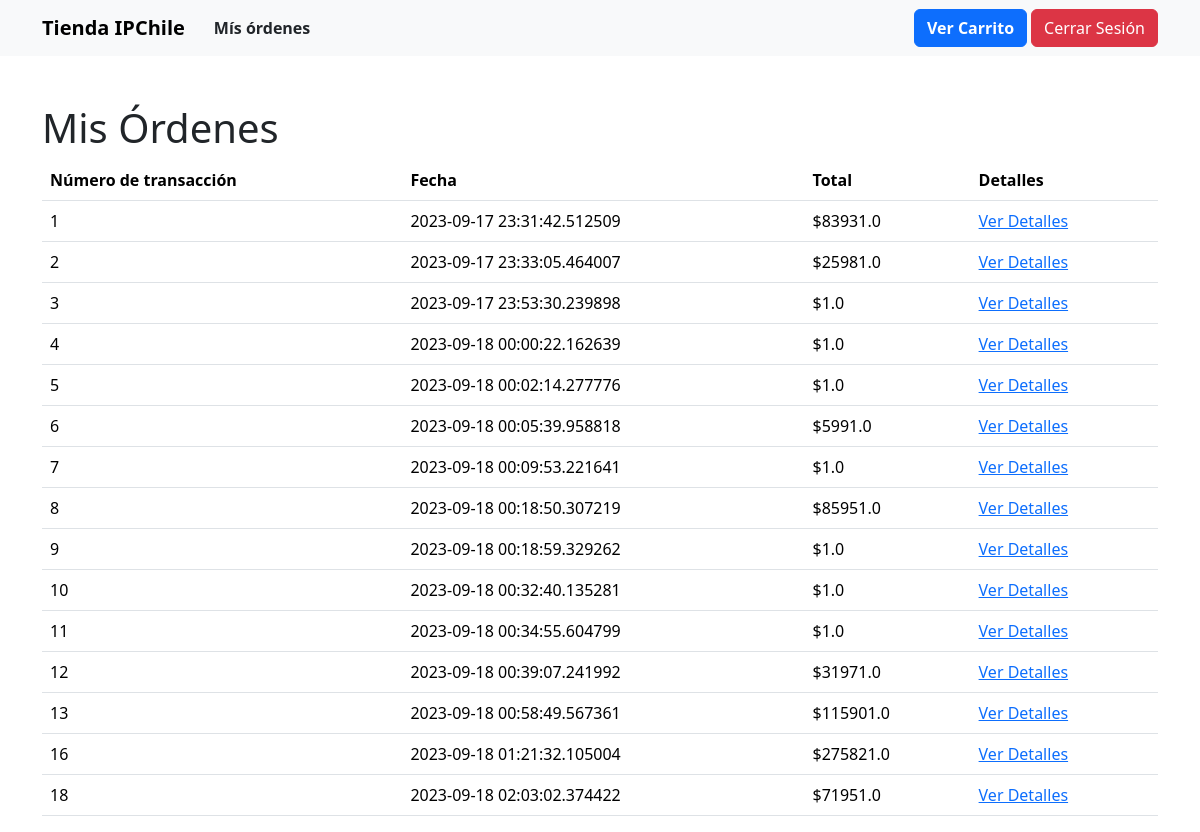
Page /mis_ordenes (signed in) on the committed database.
### app.py (models this page shows)
class Orden(db.Model):
    __tablename__ = 'ordenes'
    id = db.Column(db.Integer, primary_key=True)
    cliente_id = db.Column(db.Integer, db.ForeignKey('usuarios.id'), nullable=False)
    fecha = db.Column(db.DateTime, nullable=False, default=datetime.utcnow)
    total = db.Column(db.Float, nullable=False)
    detalles = db.relationship('DetalleOrden', backref='orden', lazy=True)
    cliente = db.relationship('Usuario', foreign_keys=[cliente_id])

### app.py (the view)
@app.route('/mis_ordenes')
@login_required
def mis_ordenes():
    usuario_actual = obtener_usuario_actual()
    ordenes = Orden.query.filter_by(cliente_id=usuario_actual.id).all()
    return render_template('mis_ordenes.html', ordenes=ordenes)

### app.py (called while the page is built)
def obtener_usuario_actual():
    return current_user

@login_manager.user_loader
def load_user(user_id):
    return Usuario.query.get(int(user_id))

### templates/mis_ordenes.html (shortened to what this page needs)
<!DOCTYPE html>
<html lang="en">
<head>
    <link rel="stylesheet" href="https://cdn.jsdelivr.net/npm/bootstrap@5.3.2/dist/css/bootstrap.min.css"
>
</head>
<body>
<nav class="navbar navbar-expand-lg navbar-light bg-light fw-bold">
    <div class="container fw-bold">
        <a class="navbar-brand " href="/productos">Tienda IPChile</a>
        <div class="collapse navbar-collapse justify-content-between fw-bold" id="navbarNav">
            <ul class="navbar-nav">
                <li class="nav-item">
                    <a class="btn fw-bold" href="/mis_ordenes">Mís órdenes</a>
                </li>
            </ul>
            <ul class="navbar-nav fw-bold">
                <li class="nav-item">
                    <a class="btn btn-primary fw-bold" href="/ver_carrito">Ver Carrito</a>
                </li>
                {% if current_user.is_authenticated %}
                    <li class="nav-item ">
                        <a class="btn btn-danger" href="{{ url_for('logout') }}">Cerrar Sesión</a>
                    </li>
                {% endif %}
            </ul>
        </div>
    </div>
</nav>
<div class="container mt-5">
    <h1>Mis Órdenes</h1>
    <table class="table">
        <thead>
        <tr>
            <th>Número de transacción</th>
            <th>Fecha</th>
            <th>Total</th>
            <th>Detalles</th>
        </tr>
        </thead>
        <tbody>
        {% for orden in ordenes %}
            <tr>
                <td>{{ orden.id }}</td>
                <td>{{ orden.fecha }}</td>
                <td>${{ orden.total }}</td>
                <td><a href="{{ url_for('detalles_orden', orden_id=orden.id) }}">Ver Detalles</a></td>
            </tr>
        {% endfor %}
        </tbody>
    </table>
</div>
</body>
</html>

### rows in the picture
Orden: id "1", fecha "2023-09-17 23:31:42.512509", total "83931.0"
Orden: id "2", fecha "2023-09-17 23:33:05.464007", total "25981.0"
Orden: id "3", fecha "2023-09-17 23:53:30.239898", total "1.0"
Orden: id "4", fecha "2023-09-18 00:00:22.162639", total "1.0"
Orden: id "5", fecha "2023-09-18 00:02:14.277776", total "1.0"
Orden: id "6", fecha "2023-09-18 00:05:39.958818", total "5991.0"
Orden: id "7", fecha "2023-09-18 00:09:53.221641", total "1.0"
Orden: id "8", fecha "2023-09-18 00:18:50.307219", total "85951.0"
Orden: id "9", fecha "2023-09-18 00:18:59.329262", total "1.0"
Orden: id "10", fecha "2023-09-18 00:32:40.135281", total "1.0"
Orden: id "11", fecha "2023-09-18 00:34:55.604799", total "1.0"
Orden: id "12", fecha "2023-09-18 00:39:07.241992", total "31971.0"
Orden: id "13", fecha "2023-09-18 00:58:49.567361", total "115901.0"
Orden: id "16", fecha "2023-09-18 01:21:32.105004", total "275821.0"
Orden: id "18", fecha "2023-09-18 02:03:02.374422", total "71951.0"
